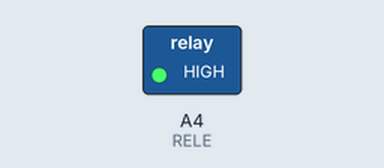
This sketch was run on a simulated Arduino Uno, built with avr-gcc and run on an emulated ATmega328P. Shown: switched loads named in the sketch (green lamp = pin HIGH).

Above: at 1.5 s.
At 4.5 s:
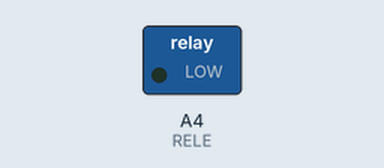
Timing chart, 0 to 7.8 s (numbered marks = the images above):
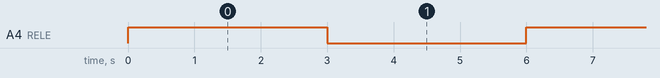

The sketch:

01_Rele.ino
```cpp
// Definice konstanty pro pin relé
#define RELE A4

void setup()
{
  pinMode(RELE, OUTPUT);

  Serial.begin(9600);
}

void loop()
{
  // Sepnutí relé
  digitalWrite(RELE, HIGH);
  delay(3000);
  // Rozepnutí relé
  digitalWrite(RELE, LOW);
  delay(3000);
}
```

Measured:
- by itself, A4 (RELE): alternates HIGH for 3.0 s and LOW for 3.0 s
